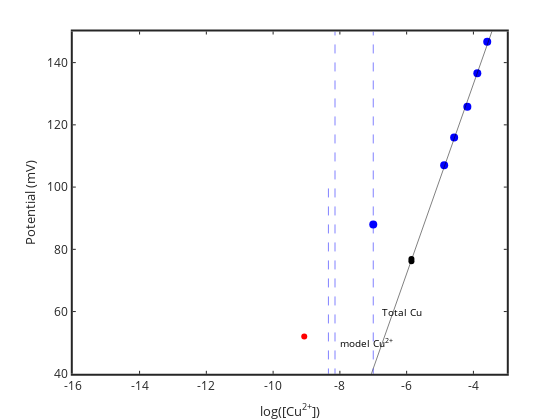

Notebook code for this chart:
### Code cell
% MODEL FOR COMPARISON

%model with just inorganic speciation
%geochemical model
% input the constants and solution chemistry

flag1=2; %flag1 for concentration based search vector (1) or for log based search vector (2).
flag2=1; %flag2 for numerical derivatives (2) or analtyical derivatives (1)
database=[]; 
flag3=0; % flag3 1 for show warnings. 0 no warnings
flag4=0; %if=1 solve tableau one line at a time to get a good initial guess (no solids). really challenging probs only
flag5=0; %if=1 use stored initial guess for including solids

CuT=CuTmeas; inorganicTOTALS=[CuT];
inorganicTOTALS(inorganicTOTALS==0)=1e-16; % get rid of zero values, b/c div by zero error
TOTALS=[inorganicTOTALS]; %TOTALS=inorganicTOTALS;
pH=pH; pe=20.75-pH; PCO2=10^-3.5;
[Cuall,CuOH,CuOH2s,CuOs,CuCO3s,tenorite,malachite,MASSERR]=CuOHCO2opentableauallsolids(pH,pe,PCO2,TOTALS',flag1,flag2,flag3,flag4,flag5,database);
[CuwithCuOs,CuOH,CuOH2s,CuOs,CuCO3s,tenorite,malachite,MASSERR]=CuOHCO2opentableauCuOs(pH,pe,PCO2,TOTALS',flag1,flag2,flag3,flag4,flag5,database);
[Cunosolid,CuOH,CuOH2s,CuOs,CuCO3s,tenorite,malachite,MASSERR]=CuOHCO2opentableaunosolid(pH,pe,PCO2,TOTALS',flag1,flag2,flag3,flag4,flag5,database);

plot(log10(CuTplus),Emeas,'bo','markersize',8)
log10(CuTplus)

hold on
plot([logCuoriginal'],[mVAoriginal'],'ko')
logCuplot=-13:0.1:-3; Eplot=polyval(param,logCuplot);
plot(logCuplot,Eplot,'k-')
set(gca,'linewidth',2)
xlabel('log[Cu^{2+}]'); ylabel('E (mV)')
hold on

plot([log10(Cuall) log10(Cuall)],[-100 100],'b--')
plot([log10(Cunosolid) log10(Cunosolid)],[-100 150],'b--'); hold on
plot([log10(CuT) log10(CuT)],[-100 150],'b--')
%plot([-9.576 -9.576],[-100 100],'b--')

text(log10(Cunosolid)+0.1,50,'model Cu^{2+}','rotation',90)
text(log10(CuT)+0.2,60,'Total Cu','rotation',90)


xlabel('log([Cu^{2+}])')
ylabel('Potential (mV)')
set(gca,'LineWidth',2,'fontsize',12)

logCunosolid=log10(Cunosolid)
logCuoriginalsample=mean((mVAoriginal-param(2))/param(1))
logCuonept

axis([-16 -3 40 150])

plot(logCuonept,Eorig,'ro','markerfacecolor','r')

### Figure 1 — Plotly figure (JSON) as saved in the notebook; plotly's stock layout.template omitted (floating-point values rounded to 4 significant figures)
{"data": [{"line": {"color": "rgb(0,0,255)", "width": 0.5}, "marker": {"color": "rgb(0,0,255)", "line": {"color": "rgb(0,0,255)"}, "size": 8, "symbol": "circle"}, "mode": "markers", "name": "", "showlegend": false, "type": "scatter", "visibility": true, "x": [-7, -4.876, -4.577, -4.182, -3.883, -3.587], "xaxis": "x", "y": [88, 107, 115.9, 125.8, 136.6, 146.7], "yaxis": "y"}, {"line": {"color": "rgb(0, 0, 0)", "width": 0.5}, "marker": {"color": "rgb(0, 0, 0)", "line": {"color": "rgb(0, 0, 0)"}, "size": 6, "symbol": "circle"}, "mode": "markers", "name": "", "showlegend": false, "type": "scatter", "visibility": true, "x": [-5.856], "xaxis": "x", "y": [76.2], "yaxis": "y"}, {"line": {"color": "rgb(0, 0, 0)", "width": 0.5}, "marker": {"color": "rgb(0, 0, 0)", "line": {"color": "rgb(0, 0, 0)"}, "size": 6, "symbol": "circle"}, "mode": "markers", "name": "", "showlegend": false, "type": "scatter", "visibility": true, "x": [-5.856], "xaxis": "x", "y": [76.9], "yaxis": "y"}, {"line": {"color": "rgb(0, 0, 0)", "dash": "solid", "width": 0.5}, "marker": {"color": "rgb(0, 0, 0)", "line": {"color": "rgb(0, 0, 0)"}, "size": 6, "symbol": "none"}, "mode": "lines", "name": "", "showlegend": false, "type": "scatter", "visibility": true, "x": [-13, -12.9, -12.8, -12.7, -12.6, -12.5, -12.4, -12.3, -12.2, -12.1, -12, -11.9, -11.8, -11.7, -11.6, -11.5, -11.4, -11.3, -11.2, -11.1, -11, -10.9, -10.8, -10.7, -10.6, -10.5, -10.4, -10.3, -10.2, -10.1, -10, -9.9, -9.8, -9.7, -9.6, -9.5, -9.4, -9.3, -9.2, -9.1, -9, -8.9, -8.8, -8.7, -8.6, -8.5, -8.4, -8.3, -8.2, -8.1, -8, -7.9, -7.8, -7.7, -7.6, -7.5, -7.4, -7.3, -7.2, -7.1, -7, -6.9, -6.8, -6.7, -6.6, -6.5, -6.4, -6.3, -6.2, -6.1, -6, -5.9, -5.8, -5.7, -5.6, -5.5, -5.4, -5.3, -5.2, -5.1, -5, -4.9, -4.8, -4.7, -4.6, -4.5, -4.4, -4.3, -4.2, -4.1, -4, -3.9, -3.8, -3.7, -3.6, -3.5, -3.4, -3.3, -3.2, -3.1, -3], "xaxis": "x", "y": [-141.2, -138.1, -135.1, -132.1, -129.0, -126.0, -122.9, -119.9, -116.8, -113.8, -110.7, -107.7, -104.6, -101.6, -98.52, -95.47, -92.43, -89.38, -86.33, -83.28, -80.23, -77.19, -74.14, -71.09, -68.04, -64.99, -61.94, -58.9, -55.85, -52.8, -49.75, -46.7, -43.66, -40.61, -37.56, -34.51, -31.46, -28.41, -25.37, -22.32, -19.27, -16.22, -13.17, -10.13, -7.078, -4.029, -0.9812, 2.067, 5.115, 8.163, 11.21, 14.26, 17.31, 20.36, 23.4, 26.45, 29.5, 32.55, 35.6, 38.65, 41.69, 44.74, 47.79, 50.84, 53.89, 56.93, 59.98, 63.03, 66.08, 69.13, 72.17, 75.22, 78.27, 81.32, 84.37, 87.42, 90.46, 93.51, 96.56, 99.61, 102.7, 105.7, 108.8, 111.8, 114.8, 117.9, 120.9, 124.0, 127.0, 130.1, 133.1, 136.2, 139.2, 142.3, 145.3, 148.4, 151.4, 154.5, 157.5, 160.6, 163.6], "yaxis": "y"}, {"line": {"color": "rgb(0,0,255)", "dash": "dash", "width": 0.5}, "marker": {"color": "rgb(0,0,255)", "line": {"color": "rgb(0,0,255)"}, "size": 6, "symbol": "none"}, "mode": "lines", "name": "", "showlegend": false, "type": "scatter", "visibility": true, "x": [-8.343, -8.343], "xaxis": "x", "y": [-100, 100], "yaxis": "y"}, {"line": {"color": "rgb(0,0,255)", "dash": "dash", "width": 0.5}, "marker": {"color": "rgb(0,0,255)", "line": {"color": "rgb(0,0,255)"}, "size": 6, "symbol": "none"}, "mode": "lines", "name": "", "showlegend": false, "type": "scatter", "visibility": true, "x": [-8.146, -8.146], "xaxis": "x", "y": [-100, 150], "yaxis": "y"}, {"line": {"color": "rgb(0,0,255)", "dash": "dash", "width": 0.5}, "marker": {"color": "rgb(0,0,255)", "line": {"color": "rgb(0,0,255)"}, "size": 6, "symbol": "none"}, "mode": "lines", "name": "", "showlegend": false, "type": "scatter", "visibility": true, "x": [-7, -7], "xaxis": "x", "y": [-100, 150], "yaxis": "y"}, {"line": {"color": "rgb(255,0,0)", "width": 0.5}, "marker": {"color": "rgb(255,0,0)", "line": {"color": "rgb(255,0,0)"}, "size": 6, "symbol": "circle"}, "mode": "markers", "name": "", "showlegend": false, "type": "scatter", "visibility": true, "x": [-9.067], "xaxis": "x", "y": [52], "yaxis": "y"}], "layout": {"annotations": [{"font": {"color": "rgb(0, 0, 0)", "size": 10}, "showarrow": false, "text": "model Cu<sup>2+</sup>", "x": -8.046, "xanchor": "left", "xref": "x", "y": 50, "yanchor": "middle", "yref": "y"}, {"font": {"color": "rgb(0, 0, 0)", "size": 10}, "showarrow": false, "text": "Total Cu", "x": -6.8, "xanchor": "left", "xref": "x", "y": 60, "yanchor": "middle", "yref": "y"}], "height": 420, "hovermode": "closest", "margin": {"b": 0, "l": 0, "r": 0, "t": 0}, "plot_bgcolor": "rgba(0, 0, 0, 0)", "showlegend": false, "width": 560, "xaxis": {"anchor": "y", "autorange": false, "domain": [0.13, 0.905], "exponentformat": "none", "gridcolor": "rgba(38,38,38,0.15)", "gridwidth": 2, "linecolor": "rgb(38,38,38)", "linewidth": 2, "mirror": "ticks", "range": [-16, -3], "showgrid": false, "showline": true, "side": "bottom", "spikedash": "solid", "spikemode": "across", "spikesides": false, "spikethickness": 1, "tickangle": 0, "tickcolor": "rgb(38,38,38)", "tickfont": {"color": "rgb(38,38,38)", "size": 12}, "ticklen": 3, "ticks": "inside", "ticktext": ["-16", "-14", "-12", "-10", "-8", "-6", "-4"], "tickvals": [-16, -14, -12, -10, -8, -6, -4], "title": {"font": {"color": "rgb(38,38,38)", "size": 13.2}, "text": "log([Cu<sup>2+</sup>])"}, "type": "linear", "visible": true, "zeroline": false}, "yaxis": {"anchor": "x", "autorange": false, "domain": [0.11, 0.925], "exponentformat": "none", "gridcolor": "rgba(38,38,38,0.15)", "gridwidth": 2, "linecolor": "rgb(38,38,38)", "linewidth": 2, "mirror": "ticks", "range": [40, 150], "showgrid": false, "showline": true, "side": "left", "spikedash": "solid", "spikemode": "across", "spikesides": false, "spikethickness": 1, "tickangle": 0, "tickcolor": "rgb(38,38,38)", "tickfont": {"color": "rgb(38,38,38)", "size": 12}, "ticklen": 3, "ticks": "inside", "ticktext": ["40", "60", "80", "100", "120", "140"], "tickvals": [40, 60, 80, 100, 120, 140], "title": {"font": {"color": "rgb(38,38,38)", "size": 13.2}, "text": "Potential (mV)"}, "type": "linear", "visible": true, "zeroline": false}}}
